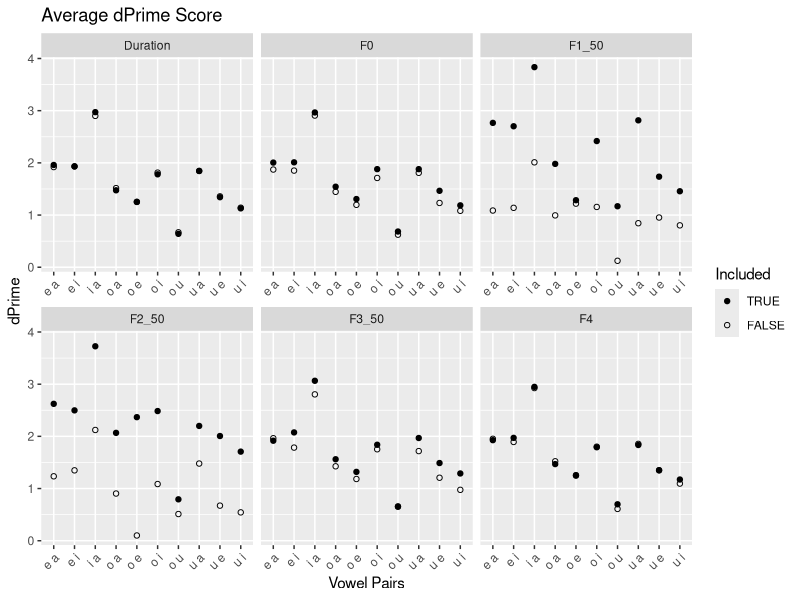
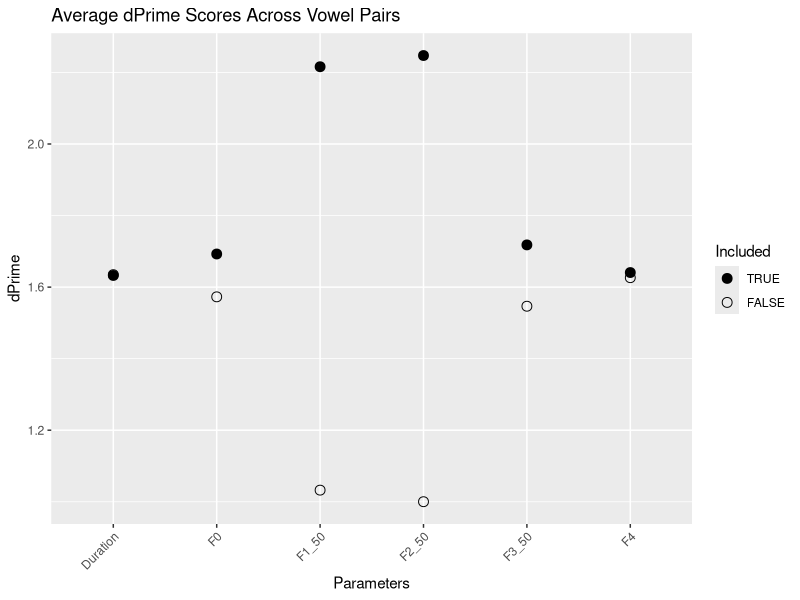

R code for these plots, in order:
#install.packages("tidyverse")
library(tidyverse, warn.conflicts = FALSE)


# PART I: Importing Data
# Import the CSV (exported from Python) and pull vowel pairs and parameters. 

setwd("/Users/meganlwe/Documents/GitHub/spanish_vowel_corpus/data")
df <- read_csv("dprime.csv") %>% # Import dPrime data
  mutate(Vowels = paste(str_sub(Vowels,3,3), 
                        str_sub(Vowels,-3,-3)
                        ))
pairs <- unique(df[3]) # Create tibble of vowel pairs
num_pairs <- nrow(pairs)

params <- unique(df[1]) %>% 
  filter(str_detect(Model, ',', negate = TRUE)) # Create tibble of parameters
    

# PART II: Scoring
# Use data to compare accuracy & dPrime scores.

df_acc <- df %>% 
  filter(Vowels == as.character(pairs[1,1])) %>% # Model accuracy = across pairs
                                                 # so pick one pair
  select(Model, Accuracy) # Select model name & general accuracy score

df_acc_m <- rbind(slice_max(df_acc, Accuracy),
                  slice_min(df_acc, Accuracy)) # Return rows w max & min

df_group <- df %>% group_by(Vowels) # Create groups of Vowel Pairs

df_maxes <- df_group %>%
  slice_max(dPrime, n = 2) %>%
  arrange(desc(dPrime)) # Return the first n dPrime maxes for each pair


# PART III: Parameter Analysis
# Create plot of effect of individual parameters across vowel pairs. 

yes_df <- data.frame(Included=rep(TRUE, each = num_pairs))
  # Create tibble of TRUE values for each vowel pair
no_df <- data.frame(Included=rep(FALSE, each = num_pairs))
  #FALSE's

data = NULL # Initialize tibble
data_mean = NULL
for (x in 1:nrow(params)){
  curr_param <- as.character(params[x,1])
    # Pick parameter
  parameter_df <- data.frame(Parameter=rep(curr_param, each = num_pairs))
    # Create tibble of parameter name
  
  dfy <- df_group %>% 
    filter(str_detect(Model, curr_param)) %>%
    summarize(dPrime = mean(dPrime)) %>%
      # Compute the average dPrime score for all models trained with curr_param
    bind_cols(parameter_df, yes_df)
      # Store in tibble with TRUE cols
  
  dfy_mean <- dfy %>%
    summarise(dPrime = mean(dPrime)) %>%
    bind_cols(Parameter = curr_param, Included = "TRUE")
  
  dfn <- df_group %>% 
    filter(str_detect(Model, curr_param, negate = TRUE)) %>%
    summarize(dPrime = mean(dPrime)) %>%
      # All models trained WITHOUT curr_param
    bind_cols(parameter_df, no_df)
      # Store in tibble with FALSE cols
  
  dfn_mean <- dfn %>%
    summarise(dPrime = mean(dPrime)) %>%
    bind_cols(Parameter = curr_param, Included = "FALSE")
    
  data <- bind_rows(data, dfy, dfn)
    # Update tibble
  
  data_mean <- bind_rows(data_mean, dfy_mean, dfn_mean)
}

# Plot data:
data %>%
  ggplot(aes(x = Vowels,
             y = dPrime,
             shape = Included))+
  geom_point()+
  guides(shape = guide_legend(reverse=TRUE))+
  scale_shape_manual(values = c(1,19))+ # Hollow & filled circles
  scale_colour_brewer(palette = "Set1") +
  labs(title = "Average dPrime Score",
       x = "Vowel Pairs",
       y = "dPrime") +
  guides(x =  guide_axis(angle = 45))+
  facet_wrap(~ Parameter,scales = "free_x")


data_mean %>%
  ggplot(aes(x = Parameter,
             y = dPrime,
             shape = Included))+
  geom_point(size=3)+
  guides(shape = guide_legend(reverse=TRUE))+
  scale_shape_manual(values = c(1,19))+ # Hollow & filled circles
  labs(title = "Average dPrime Scores Across Vowel Pairs",
       x = "Parameters",
       y = "dPrime")+
  guides(x =  guide_axis(angle = 45))

